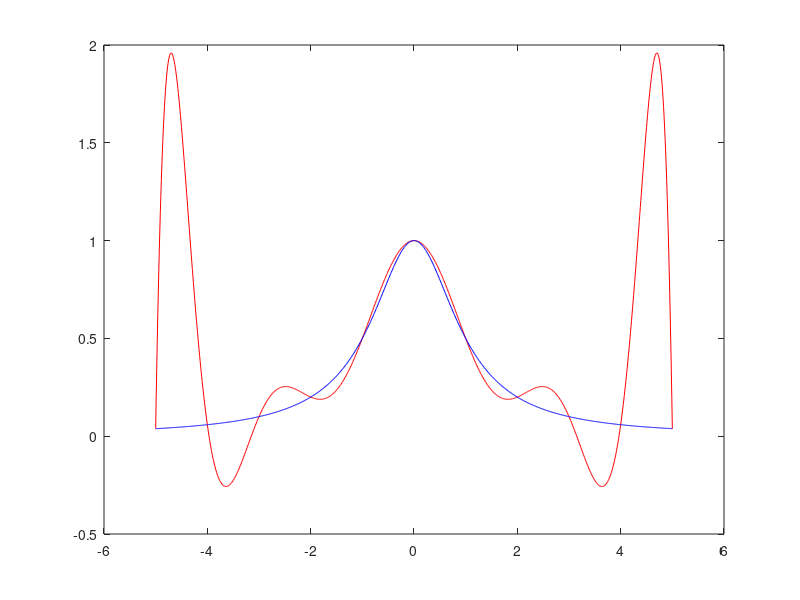
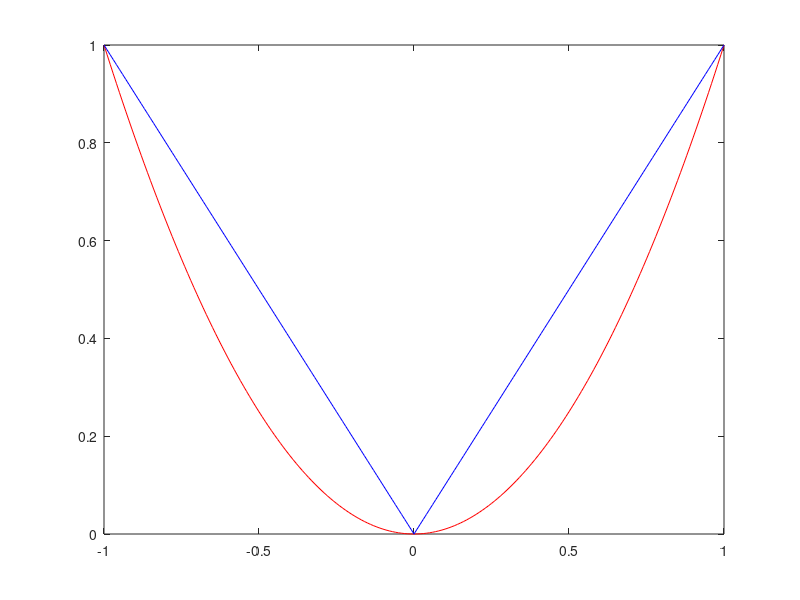

These figures' MATLAB source, in order:
function prob4()
  runge = @(x) 1/(1+x*x);
  noduri = [-5 -4 -3 -2 -1 0 1 2 3 4 5];
  [l, c] = size(noduri);
   for i = 1 : c
    valori(1,i) = runge(noduri(1,i));
  endfor

  t = -5 : 0.01 : 5;
  rez = zeros(size(t));
  fct = zeros(size(t));
  [l, c] = size(t);
  for i = 1 : c
    rez(1, i) = interpolareLagrange(t(1, i), noduri, valori);
    fct(1, i) = runge(t(1, i));
  end
  figure(1);
  plot(t, rez, 'red');
  hold on;
  plot(t, fct,'blue');


  bernstein = @(x) abs(x);
  noduri = [-1 0 1 ];
  [l, c] = size(noduri);
   for i = 1 : c
    valori(1,i) = bernstein(noduri(1,i));
  endfor

  t = -1 : 0.01 : 1;
  rez = zeros(size(t));
  fct = zeros(size(t));
  [l, c] = size(t);
  for i = 1 : c
    rez(1, i) = interpolareLagrange(t(1, i), noduri, valori);
    fct(1, i) = bernstein(t(1, i));
  end
  figure(2);
  plot(t, rez, 'red');
  hold on;
  plot(t, fct,'blue');
  hold off;


endfunction

function rez = interpolareLagrange(punct, noduri, valori)
  rez = 0;
  [l, c] = size(noduri);
  m = c;    x = punct;
  for k = 1 : m
    f = valori(1, k);
    l = 1;
    for j = 1 : m
      if j ~= k
        l = l * (x - noduri(1, j))/(noduri(1, k) - noduri(1, j));
      end
    end
    rez = rez + f * l;
  end
  endfunction
